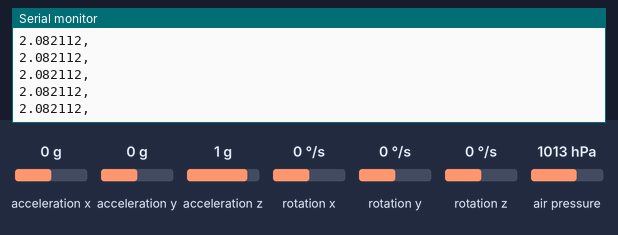
Recording of a sketch running on a simulated Arduino Mega 2560, built with avr-gcc and run on an emulated ATmega2560. Shown: the last lines printed to the serial monitor. The inputs (shaded band) are chosen by the test bench; at power-on: air pressure 1013 hPa, acceleration x 0 g, acceleration y 0 g, acceleration z 1 g, rotation x 0 °/s, rotation y 0 °/s, rotation z 0 °/s. Storage starts empty.

Above: at 1.2 s.
1.3 s: air pressure set to 952 hPa
At 1.59 s:
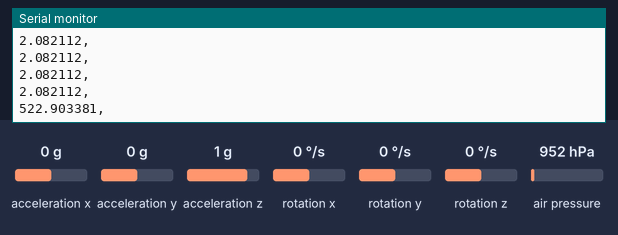
2.8 s: air pressure set to 975 hPa
At 2.9 s:
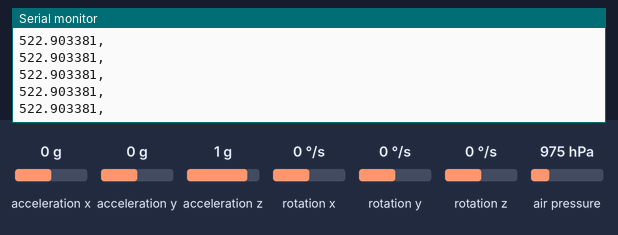
Timing chart, 0 to 5.8 s (numbered marks = the images above; inputs shaded):
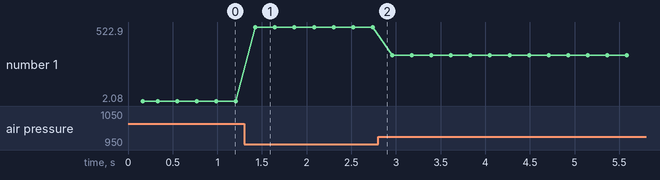

Measured:
- after the input at 1.3 s, the serial monitor: prints a new line after 0.13 s (image 1)
- plotted number 1: 2.08 → 522.9 after the input at 1.3 s, 522.9 → 323.44 after the input at 2.8 s

The sketch:

Telemetry_Transmitter.ino
```cpp
#include <SoftwareSerial.h>
//#include <ArduinoSTL.h>
#include "MPU9250.h" //library for MPU9250 9-axis IMU
                     //(accelerometer, gyroscope, magnetometer)
#include <SPI.h>     //REMOVE IF ALREADY DEFINED ERROR COMES UP
                     //(might be included already by another library)
#include <SD.h>
#include <TinyGPS.h>
#include <MadgwickAHRS.h>  //make sure library is installed in arduino IDE
                           //(go to install library and search for madgwick)
#include <Wire.h>    // i2c
#include <MS5611.h>  // library for MS5611 (barometer) module (i2c)
/*
 * Wire Library
 */
//FLAGS FOR WHAT TO SEND/RECORD (1 = SEND/RECORD, 0 = DON'T SEND/RECORD)
#define GPS_SEND            0
#define ACCEL_SEND          0
#define GYRO_SEND           0
#define MAG_SEND            0
#define ORIENTATION_SEND    0
#define ALTITUDE_SEND       0
#define TEMPERATURE_SEND    0
#define BATTERY_SEND        0

#define GPS_RECORD          0
#define ACCEL_RECORD        0
#define GYRO_RECORD         0
#define MAG_RECORD          0
#define ORIENTATION_RECORD  0
#define ALTITUDE_RECORD     1
#define TEMPERATURE_RECORD  0
#define BATTERY_RECORD      0

#define DEBUG_MODE          1
/******GPS******/
static const int GPSRxPin = 8, GPSTxPin = 7; // if this shit doenst work, switch them
static const uint32_t GPSBaud = 9600;
TinyGPS gps;  //GPS Object
SoftwareSerial gps_mod(GPSRxPin, GPSTxPin);


/******Sensor Block******/
static const int Sensor_SelPin = 20;   //Sensor Block Select Pin

/******Barometer******/

// SDAO = pin 18
// SCLO = pin 19
//  static const int Barometer_SelPin = 21;   //Barometer Select Pin

/******SD Card Module******/
static const int SD_SelPin = 22;   //SD Card Module Select Pin

/******EXTERNAL CONNECTOR******/
static const int EXT_SelPin = 23;  //EXTERNAL CONNECTOR Select Pin

/******Battery Voltage******/
static const int ADC_Pin = 2;  //EXTERNAL CONNECTOR Select Pin
//NOTE: DO NOT TOUCH PIN 15 !!!!!!!!

/******Xbee Pro S3B******/
static const int XbeeRxPin = 1, XbeeTxPin = 0;
static const uint32_t xbeeBaud = 9600;
SoftwareSerial xbee(XbeeRxPin, XbeeTxPin);

/******UI BUTTON******/
const byte interruptPin = 23;

//--------------------------------------------------------------------------//
/*
 * GPS Functions
 */
static void smartdelay(unsigned long ms);
static void print_float(float val, float invalid, int len, int prec);
static void print_int(unsigned long val, unsigned long invalid, int len);
static void print_date(TinyGPS &gps);
static void print_str(const char *str, int len);

/*
 * Sensors Functions
 */
MS5611 ms5611;
double referencePressure;
MPU9250 IMU(SPI,Sensor_SelPin);
int status;
Madgwick filter;

/*
 * Global Variables
 */
 //GPS
float flat, flon;
unsigned long age, date, time, chars = 0;
unsigned short sentences = 0, failed = 0;
static const double LONDON_LAT = 51.508131, LONDON_LON = -0.128002;
//Sensors
float ax, ay, az;
float gx, gy, gz;
float mx, my, mz;
float pitch, roll, yaw;
float voltage;
float barom;
float temp;
float realPressure;
long AnalogsensorValue;


volatile byte state = LOW;
File dataFile;
//--------------------------------------------------------------------------//
//******************************MAIN Setup**********************************//
//--------------------------------------------------------------------------//
void setup()
{
/*  Serial Begin  */

  Serial.begin(9600);
  xbee.begin(xbeeBaud);
  gps_mod.begin(GPSBaud);

/*  IMU Operation  */

  // Set up for IMU and Madgwick AHRS filter
  status = IMU.begin();
  IMU.setGyroRange(MPU9250::GYRO_RANGE_250DPS);  //Gyro range set to +/- 250 dps
  IMU.setAccelRange(MPU9250::ACCEL_RANGE_2G);    //Accel range set to +/- 2g
  filter.begin(25);   //Madgwick filter initialiazed
  if (status < 0) {
    Serial.println("IMU initialization unsuccessful");
    Serial.println("Check IMU wiring or try cycling power");
    Serial.print("Status: ");
    Serial.println(status);
//    while(1) {}
  }
  Serial.println("Initialize MS5611 Sensor");
  Record_Header();
  Serial_Header();

  if(ALTITUDE_SEND == 1 || ALTITUDE_RECORD == 1){
    while(!ms5611.begin())
    {
      Serial.println("Could not find a valid MS5611 sensor, check wiring!");
      delay(500);
    }

  // Get reference pressure for relative altitude

    referencePressure = ms5611.readPressure();
}
  // Attach interrupt for Button UI
attachInterrupt(digitalPinToInterrupt(interruptPin), Button_Press, CHANGE);


}
//-------------------------------------------------------------------------//
//*****************************   MAIN LOOP   *****************************//
//-------------------------------------------------------------------------//
void loop()
{
  Data_Retrieve();

  if(GPS_SEND == 1 || ACCEL_SEND == 1 || GYRO_SEND == 1 || MAG_SEND == 1 || ORIENTATION_SEND == 1 || ALTITUDE_SEND == 1 || TEMPERATURE_SEND == 1 || BATTERY_SEND == 1){
    Send_Data();
  }

  if(GPS_RECORD == 1 || ACCEL_RECORD == 1 || GYRO_RECORD == 1 || MAG_RECORD == 1 || ORIENTATION_RECORD == 1 || ALTITUDE_RECORD == 1 || TEMPERATURE_RECORD == 1 || BATTERY_RECORD == 1){
    Record_Data();
  }
  if(DEBUG_MODE == 1){
    Serial_Data();
  }
    delay(200);
}

//-------------------------------------------------------------------------//
//*****************************   Functions   *****************************//
//-------------------------------------------------------------------------//

static void smartdelay(unsigned long ms)
{
  unsigned long start = millis();
  do
  {
    while (gps_mod.available())
      gps.encode(gps_mod.read());
  } while (millis() - start < ms);
}

static void print_float(float val, float invalid, int len, int prec)
{
  if (val == invalid)
  {
    while (len-- > 1)
      Serial.print('*');
    Serial.print(' ');
  }
  else
  {
    Serial.print(val, prec);
    int vi = abs((int)val);
    int flen = prec + (val < 0.0 ? 2 : 1); // . and -
    flen += vi >= 1000 ? 4 : vi >= 100 ? 3 : vi >= 10 ? 2 : 1;
    for (int i=flen; i<len; ++i)
      Serial.print(' ');
  }
  smartdelay(0);
}

static void print_int(unsigned long val, unsigned long invalid, int len)
{
  char sz[32];
  if (val == invalid)
    strcpy(sz, "*******");
  else
    sprintf(sz, "%ld", val);
  sz[len] = 0;
  for (int i=strlen(sz); i<len; ++i)
    sz[i] = ' ';
  if (len > 0)
    sz[len-1] = ' ';
  Serial.print(sz);
  smartdelay(0);
}

static void print_date(TinyGPS &gps)
{
  int year;
  byte month, day, hour, minute, second, hundredths;
  unsigned long age;
  gps.crack_datetime(&year, &month, &day, &hour, &minute, &second, &hundredths, &age);
  if (age == TinyGPS::GPS_INVALID_AGE)
    Serial.print("********** ******** ");
  else
  {
    char sz[32];
    sprintf(sz, "%02d/%02d/%02d %02d:%02d:%02d ",
        month, day, year, hour, minute, second);
    Serial.print(sz);
  }
  print_int(age, TinyGPS::GPS_INVALID_AGE, 5);
  smartdelay(0);
}

static void print_str(const char *str, int len)
{
  int slen = strlen(str);
  for (int i=0; i<len; ++i)
    Serial.print(i<slen ? str[i] : ' ');
  smartdelay(0);
}
void SEND(float val, int id) {

  char strt = '$';
  char stp = '#';

  byte *ID = (byte*) &id;
  byte *NUM = (byte*) &val;

  Serial.write(xbee.write('$'));
  Serial.write(xbee.write(ID,2));
  Serial.write(xbee.write('#'));
  Serial.write(xbee.write('$'));
  Serial.write(xbee.write(NUM,4));
  Serial.write(xbee.write('#'));
}

static void gps_print_loop(int loops)
{
  gps_print_header();
  for(int i = 0; i < 10; i++){
    gps_print();
  }
}

static void gps_print()
{
  float flat, flon;
  unsigned long age, date, time, chars = 0;
  unsigned short sentences = 0, failed = 0;
  static const double LONDON_LAT = 51.508131, LONDON_LON = -0.128002;

   print_int(gps.satellites(), TinyGPS::GPS_INVALID_SATELLITES, 5);
   print_int(gps.hdop(), TinyGPS::GPS_INVALID_HDOP, 5);
    gps.f_get_position(&flat, &flon, &age);
   print_float(flat, TinyGPS::GPS_INVALID_F_ANGLE, 10, 6);
   print_float(flon, TinyGPS::GPS_INVALID_F_ANGLE, 11, 6);
   print_int(age, TinyGPS::GPS_INVALID_AGE, 5);
   print_date(gps);
   print_float(gps.f_altitude(), TinyGPS::GPS_INVALID_F_ALTITUDE, 7, 2);
   print_float(gps.f_course(), TinyGPS::GPS_INVALID_F_ANGLE, 7, 2);
   print_float(gps.f_speed_kmph(), TinyGPS::GPS_INVALID_F_SPEED, 6, 2);
   print_str(gps.f_course() == TinyGPS::GPS_INVALID_F_ANGLE ? "*** " : TinyGPS::cardinal(gps.f_course()), 6);
   print_int(flat == TinyGPS::GPS_INVALID_F_ANGLE ? 0xFFFFFFFF : (unsigned long)TinyGPS::distance_between(flat, flon, LONDON_LAT, LONDON_LON) / 1000, 0xFFFFFFFF, 9);
   print_float(flat == TinyGPS::GPS_INVALID_F_ANGLE ? TinyGPS::GPS_INVALID_F_ANGLE : TinyGPS::course_to(flat, flon, LONDON_LAT, LONDON_LON), TinyGPS::GPS_INVALID_F_ANGLE, 7, 2);
   print_str(flat == TinyGPS::GPS_INVALID_F_ANGLE ? "*** " : TinyGPS::cardinal(TinyGPS::course_to(flat, flon, LONDON_LAT, LONDON_LON)), 6);

   gps.stats(&chars, &sentences, &failed);
   print_int(chars, 0xFFFFFFFF, 6);
   print_int(sentences, 0xFFFFFFFF, 10);
   print_int(failed, 0xFFFFFFFF, 9);
   Serial.println();

    smartdelay(1000);
}
static void gps_print_header()
{
  Serial.print("Testing TinyGPS library v. "); Serial.println(TinyGPS::library_version());
  Serial.println("by Mikal Hart");
  Serial.println();
  Serial.println("Sats HDOP Latitude  Longitude  Fix  Date       Time     Date Alt    Course Speed Card  Distance Course Card  Chars Sentences Checksum");
  Serial.println("          (deg)     (deg)      Age                      Age  (m)    --- from GPS ----  ---- to London  ----  RX    RX        Fail");
  Serial.println("-------------------------------------------------------------------------------------------------------------------------------------");
}

//-------------------------------------------------------------------------//
//*****************************   Data Send   *****************************//
//-------------------------------------------------------------------------//
/*
 *  Main LUT for Main Loop
 */
static void Send_Data()
{
  if(GPS_SEND == 1){
    SEND(flat,  8);
    SEND(flon,  9);
    delay(50);
  }
  if(ACCEL_SEND == 1){
    SEND(ax,  0);
    SEND(ay,  1);
    SEND(az,  2);
    delay(50);
  }
  if(GYRO_SEND == 1){
    SEND(gx,  10);
    SEND(gy,  11);
    SEND(gz,  12);
    delay(50);
  }
  if(MAG_SEND == 1){
    SEND(mx,  5);
    SEND(my,  6);
    SEND(mz,  7);
    delay(50);
  }
  if(ORIENTATION_SEND == 1){
    SEND(pitch, 14);
    SEND(roll,  15);
    SEND(yaw,   16);
    delay(50);
  }
  if(ALTITUDE_SEND == 1){
    SEND(barom, 3);
    delay(50);
  }
  if(TEMPERATURE_SEND == 1){
    SEND(temp, 13);
    delay(50);
  }
  if(BATTERY_SEND == 1){
    SEND(voltage, 4);
    delay(50);
  }

}
//-------------------------------------------------------------------------//
//*****************************   Data Record   ***************************//
//-------------------------------------------------------------------------//
static void Record_Data(){
dataFile = SD.open("myfile.txt", FILE_WRITE);
    if(GPS_RECORD == 1){
      dataFile.print(flat, 6);
      dataFile.print(",");
      dataFile.print(flon, 6);
      dataFile.print(",");
    }
    if(ACCEL_RECORD == 1){
      dataFile.print(ax, 6);
      dataFile.print(",");
      dataFile.print(ay, 6);
      dataFile.print(",");
      dataFile.print(az, 6);
      dataFile.print(",");
    }
    if(GYRO_RECORD == 1){
      dataFile.print(gx, 6);
      dataFile.print(",");
      dataFile.print(gy, 6);
      dataFile.print(",");
      dataFile.print(gz, 6);
      dataFile.print(",");
    }
    if(MAG_RECORD == 1){
      dataFile.print(mx, 6);
      dataFile.print(",");
      dataFile.print(my, 6);
      dataFile.print(",");
      dataFile.print(mz, 6);
      dataFile.print(",");
    }
    if(ORIENTATION_RECORD == 1){
      dataFile.print(pitch, 6);
      dataFile.print(",");
      dataFile.print(roll, 6);
      dataFile.print(",");
      dataFile.print(yaw, 6);
      dataFile.print(",");
    }
    if(ALTITUDE_RECORD == 1){
      dataFile.print(barom, 6);
      dataFile.print(",");
    }
    if(TEMPERATURE_RECORD == 1){
      dataFile.print(temp, 6);
      dataFile.print(",");
    }
    if(BATTERY_RECORD == 1){
      dataFile.print(voltage, 6);
      dataFile.print(",");
    }
    dataFile.println();
    dataFile.close();
  }
static void Record_Header(){
    dataFile = SD.open("myfile.txt", FILE_WRITE);

    if(GPS_RECORD == 1){
      dataFile.print("Lat:  ,Lon:  ,");
    }
    if(ACCEL_RECORD == 1){
      dataFile.print("Ax :  ,Ay :  ,Az :  ,");
    }
    if(GYRO_RECORD == 1){
      dataFile.print("Gx :  ,Gy :  ,Gz :  ,");
    }
    if(MAG_RECORD == 1){
      dataFile.print("Mx :  ,My :  ,Mz :  ,");
    }
    if(ORIENTATION_RECORD == 1){
      dataFile.print("Pitch:,Roll: ,Yaw:  ,");
    }
    if(ALTITUDE_RECORD == 1){
      dataFile.print("Barom:,");
    }
    if(TEMPERATURE_RECORD == 1){
      dataFile.print("Temp: ,");
    }
    if(BATTERY_RECORD == 1){
      dataFile.print("Volt: ,");
    }
    dataFile.println();
    dataFile.println("_______________________________________________________________________________________________________________________");
    dataFile.close();
  }
static void Serial_Data(){
    if(GPS_RECORD == 1){
    Serial.print(flat, 6);
    Serial.print(",");
    Serial.print(flon, 6);
    Serial.print(",");
    }
    if(ACCEL_RECORD == 1){
      Serial.print(ax, 6);
      Serial.print(",");
      Serial.print(ay, 6);
      Serial.print(",");
      Serial.print(az, 6);
      Serial.print(",");
    }
    if(GYRO_RECORD == 1){
      Serial.print(gx, 6);
      Serial.print(",");
      Serial.print(gy, 6);
      Serial.print(",");
      Serial.print(gz, 6);
      Serial.print(",");
    }
    if(MAG_RECORD == 1){
      Serial.print(gx, 6);
      Serial.print(",");
      Serial.print(gy, 6);
      Serial.print(",");
      Serial.print(gz, 6);
      Serial.print(",");
    }
    if(ORIENTATION_RECORD == 1){
      Serial.print(pitch, 6);
      Serial.print(",");
      Serial.print(roll, 6);
      Serial.print(",");
      Serial.print(yaw, 6);
      Serial.print(",");
    }
    if(ALTITUDE_RECORD == 1){
      Serial.print(barom, 6);
      Serial.print(",");
    }
    if(TEMPERATURE_RECORD == 1){
      Serial.print(temp, 6);
      Serial.print(",");
    }
    if(BATTERY_RECORD == 1){
      Serial.print(voltage, 6);
      // Serial.print(",");
    }
    Serial.println();
  }
static void Serial_Header(){

    if(GPS_RECORD == 1){
      Serial.print("Lat:  ,Lon:  ,");
    }
    if(ACCEL_RECORD == 1){
      Serial.print("Ax :  ,Ay :  ,Az :  ,");
    }
    if(GYRO_RECORD == 1){
      Serial.print("Gx :  ,Gy :  ,Gz :  ,");
    }
    if(MAG_RECORD == 1){
      Serial.print("Mx :  ,My :  ,Mz :  ,");
    }
    if(ORIENTATION_RECORD == 1){
      Serial.print("Pitch:,Roll: ,Yaw:  ,");
    }
    if(ALTITUDE_RECORD == 1){
      Serial.print("Barom:,");
    }
    if(TEMPERATURE_RECORD == 1){
      Serial.print("Temp: ,");
    }
    if(BATTERY_RECORD == 1){
      Serial.print("Volt: ,");
    }
    Serial.println();
    Serial.println("_______________________________________________________________________________________________________________________");

  }
//-------------------------------------------------------------------------//
//*****************************   Data Retrieve   *************************//
//-------------------------------------------------------------------------//
static void Data_Retrieve(){
    if(GPS_RECORD == 1 || GPS_SEND == 1){
      gps.f_get_position(&flat, &flon, &age);
    }
    if(ACCEL_RECORD == 1 || ACCEL_SEND == 1 || GYRO_RECORD == 1 || GYRO_SEND == 1 || MAG_RECORD == 1 || MAG_SEND == 1 || ORIENTATION_RECORD == 1 || ORIENTATION_SEND == 1 || ALTITUDE_RECORD == 1 || ALTITUDE_SEND == 1 || TEMPERATURE_RECORD == 1 || TEMPERATURE_SEND == 1){
      IMU.readSensor();

    }
    if(ACCEL_RECORD == 1 || ACCEL_SEND == 1 || GYRO_RECORD == 1 || GYRO_SEND == 1 || MAG_RECORD == 1 || MAG_SEND == 1){
      ax = IMU.getAccelX_mss()/9.8;
      ay = IMU.getAccelY_mss()/9.8;
      az = IMU.getAccelZ_mss()/9.8;

      gx = IMU.getGyroX_rads()*114.59;
      gy = IMU.getGyroY_rads()*114.59;
      gz = IMU.getGyroZ_rads()*114.59;

      mx = IMU.getMagX_uT();
      my = IMU.getMagY_uT();
      mz = IMU.getMagZ_uT();
    }
    if((ACCEL_RECORD == 1 || ACCEL_SEND == 1 || GYRO_RECORD == 1 || GYRO_SEND == 1 || MAG_RECORD == 1 || MAG_SEND == 1)&&(ORIENTATION_RECORD == 1 || ORIENTATION_SEND == 1)){
      filter.updateIMU(gx, gy, gz, ax, ay, az);
      roll = filter.getRoll();
      pitch = filter.getPitch();
      yaw = filter.getYaw();
    }
    if((ACCEL_RECORD != 1 && ACCEL_SEND != 1 && GYRO_RECORD != 1 && GYRO_SEND != 1 && MAG_RECORD != 1 && MAG_SEND && 1) && (ORIENTATION_RECORD == 1 || ORIENTATION_SEND == 1)){
      ax = IMU.getAccelX_mss()/9.8;
      ay = IMU.getAccelY_mss()/9.8;
      az = IMU.getAccelZ_mss()/9.8;

      gx = IMU.getGyroX_rads()*114.59;
      gy = IMU.getGyroY_rads()*114.59;
      gz = IMU.getGyroZ_rads()*114.59;

      mx = IMU.getMagX_uT();
      my = IMU.getMagY_uT();
      mz = IMU.getMagZ_uT();

      temp = IMU.getTemperature_C();
      filter.updateIMU(gx, gy, gz, ax, ay, az);
      roll = filter.getRoll();
      pitch = filter.getPitch();
      yaw = filter.getYaw();
      if(ALTITUDE_SEND == 1 || ALTITUDE_RECORD == 1){
          long realPressure = ms5611.readPressure();
      }
    }
    if(ALTITUDE_RECORD == 1 || ALTITUDE_SEND == 1){
      barom = ms5611.getAltitude(realPressure);
    }
    if(TEMPERATURE_RECORD == 1 || TEMPERATURE_SEND == 1){
      temp = IMU.getTemperature_C();
    }
    if(BATTERY_RECORD == 1 || BATTERY_SEND == 1){
      // read the input on analog pin 0:
      AnalogsensorValue = analogRead(ADC_Pin);
      // Convert the ADC reading (which goes from 0 - 1023) to a voltage reading (0 - 3.3V):
      voltage = 2 * AnalogsensorValue * (3.3 / 1023.0);
    }
  }

//-------------------------------------------------------------------------//
//*****************************   Data Retrieve   *************************//
//-------------------------------------------------------------------------//
void Button_Press() {
  static unsigned long last_interrupt_time = 0;
    unsigned long interrupt_time = millis();
    // If interrupts come faster than 200ms, assume it's a bounce and ignore
    if(interrupt_time - last_interrupt_time > 300){
      state = !state;
    }
  last_interrupt_time = interrupt_time;
  }
```
